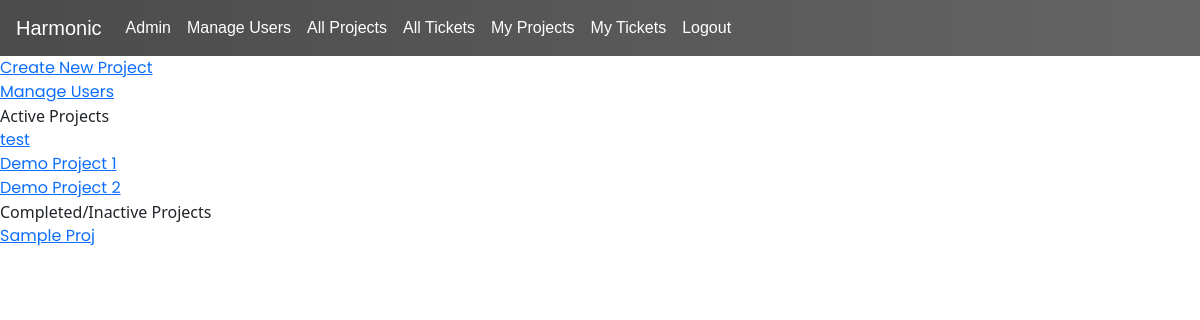
The page / (signed in) on the database its author committed.
### trackersite/models.py (models this page shows)
class User(AbstractUser):
    class Role(models.TextChoices):
        DEV = "Developer", "Developer"
        MANG = "Manager", "Manager"
        ADMN = "Admin", "Admin"
    role = models.CharField(max_length=9, choices=Role.choices, default=Role.DEV)

class Project(models.Model):
    title = models.CharField(max_length=30)
    desc = models.CharField(max_length=600)
    active = models.BooleanField(default=True)

### trackersite/views.py (the view)
# urls.py: path("", views.index, name="index"),
@login_required
def index(request):
    projects = models.Project.objects.filter()
    return render(request, "trackersite/index.html", {
        "projects": projects
    })

### trackersite/templates/trackersite/index.html
{% extends 'trackersite/layout.html' %}
{% block body %}
    <div class="div"><a href="{% url 'create_project' %}" name="test"> Create New Project </a></div>
    <div class="div"><a href="{% url 'manage_users' %}"> Manage Users </a></div>
    Active Projects
    {% for project in projects %}
        {% if project.active == True %}
        <div><a href="manage-project/{{ project.title }}">{{ project.title }}</a>  </div>
        {% endif %}
    {% endfor %}
    Completed/Inactive Projects
    {% for project in projects %}
        {% if project.active != True %}
        <div><a href="manage-project/{{ project.title }}">{{ project.title }}</a>  </div>
        {% endif %}
    {% endfor %}
{% endblock %}

### trackersite/templates/trackersite/layout.html (shortened to what this page needs)
{% load static %}
<!DOCTYPE html>
<html lang="en">
    <head>
        <link rel="stylesheet" href="https://cdn.jsdelivr.net/npm/bootstrap@4.3.1/dist/css/bootstrap.min.css">
        <link href="https://cdn.jsdelivr.net/npm/bootstrap@5.1.3/dist/css/bootstrap.min.css" rel="stylesheet">
        <link rel="stylesheet" href="{% static 'trackersite/style.css' %}">
    </head>
    <body class="{% block body_class %}{% endblock %}">
        <nav class="navbar navbar-expand-lg navbar-light bg-light customNav">
          <a class="brand navbar-brand " style="color: #ffffff;" href="{% url 'index' %}">Harmonic</a>
          <div class="collapse navbar-collapse" id="sitetoggle">
            <ul class="navbar-nav mr-auto mt-2 mt-lg-0">
              <li class="nav-item active">
                <div class="nav-link brand" style="color: #ffffff;" id="user_role">{{user.role}}</div>
              </li>
              {% if user.role != 'Developer' %}
              <li class="nav-item">
                <a class="nav-link brand" style="color: #ffffff;" href="{% url 'manage_users' %}">Manage Users</a>
              </li>
              <li class="nav-item">
                <a class="nav-link brand" style="color: #ffffff;" href="#">All Projects</a>
              </li>
              <li class="nav-item">
                <a class="nav-link brand" style="color: #ffffff;" href="{% url 'new_ticket' %}">All Tickets</a>
              </li>
              {% endif %}
              <li class="nav-item">
                <a class="nav-link brand" style="color: #ffffff;" href="#">My Projects</a>
              </li>
              <li class="nav-item">
                <a class="nav-link brand" style="color: #ffffff;" href="{% url 'my_tickets' %}">My Tickets</a>
              </li>
              <li class="nav-item">
                <a class="nav-link brand" style="color: #ffffff;" href="{% url 'logout' %}">Logout</a>
              </li>
            </ul>
          </div>
        </nav>
        {% block body %}
        {% endblock %}
    </body>
</html>

### trackersite/static/trackersite/style.css (style rules this page uses)
* { margin: 0; padding: 0; box-sizing: border-box; font-family: 'Poppins', sans-serif }
body { background: #ffffff }
.brand { font-family: Impact, Haettenschweiler, 'Arial Narrow Bold', sans-serif; color: #ffffff; }
.customNav { background: rgb(75,75,75); background: -moz-linear-gradient(left, rgba(75,75,75,1) 0%, rgba(101,101,101,1) 100%); background: -webkit-linear-gradient(left, rgba(75,75,75,1) 0%,rgba(101,101,101,1) 100%); background: linear-gradient(to right, rgba(75,75,75,1) 0%,rgba(101,101,101,1) 100%); }

### rows shown on the page
User: role "Admin"
Project: title "test"
Project: title "Demo Project 1"
Project: title "Demo Project 2"
Project: title "Sample Proj"
